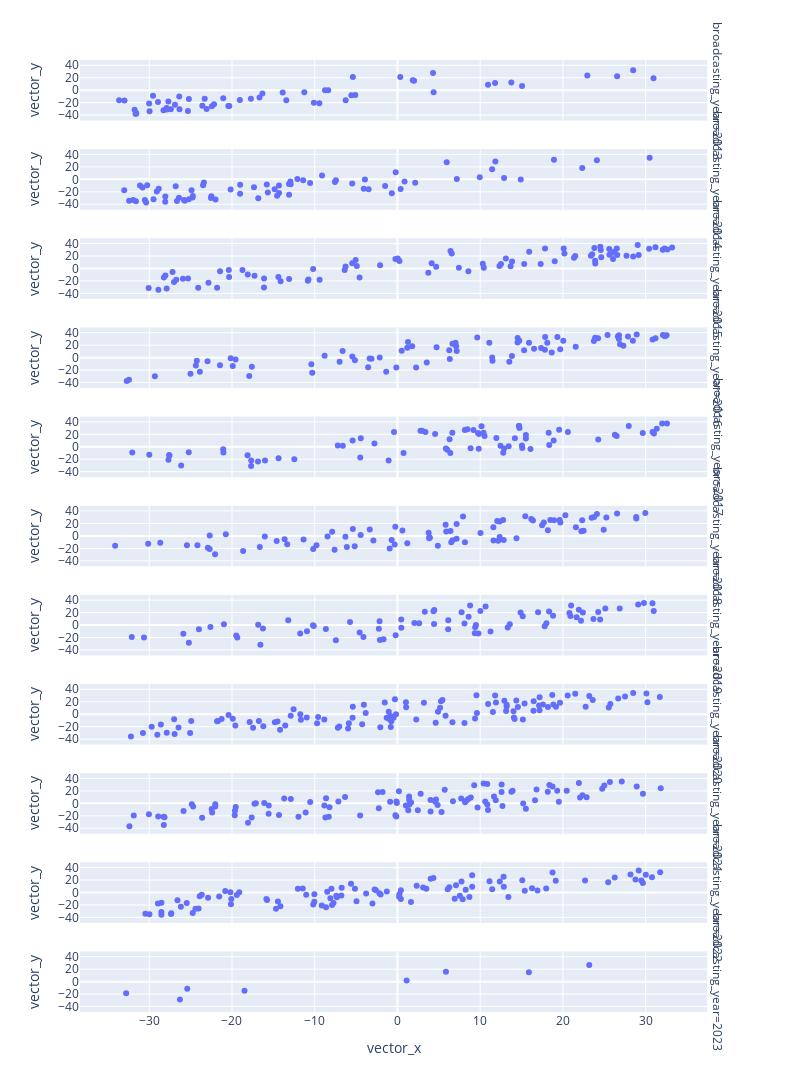

Here is the notebook cell this chart was saved with:
### Code cell
df = px.data.tips()
fig = px.scatter(stories_df_merged, x='vector_x', y='vector_y', hover_data=["index", "title"], facet_row="broadcasting_year", width=800, height=2000)
fig.show()

### Figure 1 — Plotly figure (JSON) as saved in the notebook; plotly's stock layout.template omitted (floating-point values rounded to 4 significant figures; data arrays with more than 128 entries replaced by an {"elided": "..."} marker saying what was removed)
{"data": [{"customdata": [["0325", "「映画ドラえもん のび太の新魔界大冒険～７人の魔法使い～」"], ["0326", "「ばくはつコショウ」"], ["0326", "「何が何でもお花見を」"], ["0327", "「やりクリしてハワイ旅行」"], ["0327", "「しずかちゃんのはごろも」"], ["0328", "「ひるねは天国で」"], ["0328", "「どくさいスイッチ」"], ["0329", "「インスタントママ」"], ["0329", "「狙われたジャイアン」"], ["0330", "「脱出！ 恐怖の骨川ハウス」"], ["0330", "「さとりヘルメット」"], ["0331", "「イエコプター」"], ["0331", "「しずかちゃんの最悪な誕生日」"], ["0332", "「朱にまじわれ棒」"], ["0332", "「ジャイアンがパンダ」"], ["0333", "「おみやげフロシキ」"], ["0333", "「最強！黒おびのび太」"], ["0334", "「ジャイアンの引退コンサート」"], ["0334", "「ユメかんとくいす」"], ["0335", "「あべこべ世界ミラー」"], ["0335", "「のび太の秘密トンネル」"], ["0336", "「ひっこし地図でおひっこし」"], ["0336", "「かがみでコマーシャル」"], ["0337", "「なんでもアイス棒」"], ["0337", "「決心コンクリート」"], ["0338", "「さよならボクのそうじ機」"], ["0338", "「真夏の夜の大航海」"], ["0338", "「ダイスキンドリンク」"], ["0339", "「深海サイクリング」"], ["0339", "「のび太のドッキリビデオ」"], ["0340", "「花火を育てよう！」"], ["0340", "「分身ハンマー」"], ["0341", "「オバケと暮らした夏休み」"], ["0341", "「カチンカチンライト」"], ["0342", "「のび太の夏祭り大作戦！」"], ["0342", "「サハラ砂漠で勉強はできない」"], ["0343", "「のび太エネルギーの使い方」"], ["0343", "「はなバルーンで大空に」"], ["0344", "「真夜中の巨大ドラたぬき」"], ["0345", "「にんげん機関車」"], ["0345", "「箱庭で松たけがり」"], ["0346", "「ハロウィンって何の日？」"], ["0346", "「味見スプーン」"], ["0347", "「マジックハンドでやりたい放題」"], ["0347", "「ゴルゴンの首」"], ["0348", "「ヤキイモの気持ち」"], ["0348", "「すい星がギンギラギン」"], ["0349", "「のび太ｖｓ武蔵　巌流島ちょっと前の戦い」"], ["0350", "「ドラえもんに落書き」"], ["0350", "「燃えよ！ドラミのスケート特訓」"], ["0350", "「タイムマシンがなくなった！！」"], ["0351", "「ケガワリング」"], ["0351", "「クリスマスきらきら大作戦」"], ["0352", "「エイコーノトビラ」"], ["0352", "「おだてジョーズ」"], ["0352", "「雪山のロマンス」"]], "hovertemplate": "broadcasting_year=2013<br>vector_x=%{x}<br>vector_y=%{y}<br>index=%{customdata[0]}<br>title=%{customdata[1]}<extra></extra>", "legendgroup": "", "marker": {"color": "#636efa", "symbol": "circle"}, "mode": "markers", "name": "", "orientation": "v", "showlegend": false, "type": "scatter", "x": [4.296, -31.58, -31.77, -31.58, -20.45, -27.87, -29.55, -27.69, -28.28, -22.43, -31.66, 22.95, -21.06, -23.06, -29.96, -27.39, -20.33, -5.093, -30.01, -26.34, 13.76, -9.441, -27.9, -26.38, -10.1, -13.44, -28.95, -25.33, -16.33, -25.21, 4.368, -6.264, -32.99, -5.573, -13.87, -17.71, -11.26, -16.67, 28.49, -19.05, 15.06, -8.377, 0.3399, -23.58, 2.004, -26.9, -22.17, 26.55, -23.3, 10.95, 1.85, -5.389, 11.8, -33.64, -8.757, 30.95], "xaxis": "x11", "y": [27.68, -36.72, -31.56, -37.6, -25.21, -30.89, -8.88, -17.99, -32.23, -25.87, -37.87, 23.56, -12.75, -30.31, -33.68, -30.61, -25.44, -7.852, -21.28, -30.75, 12.51, -20.98, -28.7, -10.26, -20.21, -16.04, -18.89, -33.34, -5.344, -13.97, -3.295, -16.23, -16.56, -7.993, -3.709, -13.74, -3.109, -11.85, 31.85, -15.66, 6.66, 0.02631, 21.0, -24.99, 15.37, -23.4, -22.49, 22.31, -13.54, 8.731, 16.13, 21.02, 11.75, -16.16, -0.2603, 19.23], "yaxis": "y11"}, {"customdata": {"elided": "70x2 str values"}, "hovertemplate": "broadcasting_year=2014<br>vector_x=%{x}<br>vector_y=%{y}<br>index=%{customdata[0]}<br>title=%{customdata[1]}<extra></extra>", "legendgroup": "", "marker": {"color": "#636efa", "symbol": "circle"}, "mode": "markers", "name": "", "orientation": "v", "showlegend": false, "type": "scatter", "x": [18.92, -31.61, -5.473, -22.49, -26.41, -23.4, -25.8, -25.22, -15.79, -24.77, -31.95, -13.1, -9.118, -31.12, -14.85, -26.65, 0.3847, 14.9, -33.03, -7.445, -0.6803, -12.94, -26.81, -32.43, -20.16, 12.88, -11.4, -21.99, -28.85, -19.02, -1.49, -23.49, 9.946, -30.53, 7.172, 0.8551, -30.81, -12.1, -13.11, -30.37, -25.7, -14.32, -29.48, -7.558, 30.48, -24.73, 11.83, -12.91, 2.142, 22.34, -19.02, -16.82, -29.09, -24.89, -0.2119, -14.55, -10.56, -17.34, -28.07, -30.25, 5.948, -22.54, -3.932, -4.077, -15.67, 11.44, 24.11, -14.31, -3.488, -28.06], "xaxis": "x10", "y": [31.45, -35.04, -6.808, -26.99, -29.53, -5.189, -32.95, -31.77, -8.433, -29.19, -33.04, -24.81, 6.007, -9.862, -15.82, -34.83, -15.36, -0.3947, -17.55, -1.468, -22.44, -3.645, -11.11, -34.33, -16.41, 2.263, -1.586, -32.25, -15.03, -23.22, -10.84, -9.41, 3.302, -33.03, 0.5067, -3.378, -12.96, 0.4084, -7.61, -37.07, -34.35, -9.815, -32.03, -4.082, 34.83, -26.9, 28.73, -8.016, -5.29, 18.38, -8.798, -30.34, -19.69, -17.55, 11.43, -26.4, -6.021, -12.62, -36.01, -9.586, 27.64, -29.99, -0.4023, -15.19, -21.07, 16.1, 30.77, -21.96, -16.05, -27.7], "yaxis": "y10"}, {"customdata": {"elided": "86x2 str values"}, "hovertemplate": "broadcasting_year=2015<br>vector_x=%{x}<br>vector_y=%{y}<br>index=%{customdata[0]}<br>title=%{customdata[1]}<extra></extra>", "legendgroup": "", "marker": {"color": "#636efa", "symbol": "circle"}, "mode": "markers", "name": "", "orientation": "v", "showlegend": false, "type": "scatter", "x": [-22.84, -18.1, 3.728, 32.63, 26.08, -21.44, -14.39, 10.44, -27.9, 10.31, -30.07, -27.01, 26.23, -20.35, 26.57, -16.13, 15.32, 8.571, -0.2459, -2.097, 13.68, -6.274, -20.39, -25.31, 23.38, 13.85, 17.84, 23.9, 29.04, -21.8, -5.473, 6.409, 27.68, 25.6, -6.379, 33.19, 29.16, 21.49, 20.09, -4.581, 30.42, 21.34, -10.76, 24.57, 32.29, 25.62, 24.52, -26.74, -24.08, -9.412, 32.07, -28.9, 31.18, 23.8, 6.56, -14.12, -10.83, 4.134, 4.68, -10.19, -5.054, 12.51, 7.423, 23.91, -28.05, 19.01, 12.33, 13.1, -13.1, 24.63, 26.06, -25.93, -16.13, 0.2436, -28.23, -4.914, 28.49, 0.03269, 15.92, -18.73, -27.18, -17.28, 20.18, 23.54, 17.31, 26.51], "xaxis": "x9", "y": [-22.88, -9.837, -6.767, 30.32, 25.28, -4.335, -13.6, 1.113, -32.08, 7.518, -31.28, -21.57, 26.91, -13.49, 21.65, -16.19, 7.121, -4.3, 15.3, 5.267, 3.651, 3.092, -2.597, -16.12, 20.58, 11.34, 32.24, 12.3, 37.6, -31.04, 8.506, 27.97, 20.28, 31.47, -2.238, 33.64, 21.68, 20.14, 32.2, -14.36, 31.75, 17.25, -17.81, 29.77, 32.16, 21.99, 34.74, -17.94, -30.96, -18.06, 30.14, -33.96, 33.92, 33.0, 24.0, -20.38, -19.71, 8.286, 2.889, -1.019, 13.53, 7.072, 1.084, 7.921, -11.44, 11.68, 3.996, 15.85, -16.71, 18.0, 15.3, -16.4, -30.64, 11.94, -14.37, 4.12, 19.35, 16.18, 26.93, -2.484, -5.447, -11.57, 23.91, 22.73, 7.236, 31.93], "yaxis": "y9"}, {"customdata": {"elided": "78x2 str values"}, "hovertemplate": "broadcasting_year=2016<br>vector_x=%{x}<br>vector_y=%{y}<br>index=%{customdata[0]}<br>title=%{customdata[1]}<extra></extra>", "legendgroup": "", "marker": {"color": "#636efa", "symbol": "circle"}, "mode": "markers", "name": "", "orientation": "v", "showlegend": false, "type": "scatter", "x": [19.33, -3.366, 4.727, -25.01, 15.89, 14.53, 0.5135, -23.88, 27.31, 32.52, -17.6, -17.92, -8.804, -22.95, -10.3, -2.144, 14.51, -24.25, 32.09, -5.457, 26.91, 21.54, 2.253, 17.36, -29.32, 6.328, 13.84, -10.41, 15.31, 28.46, 26.64, 3.54, 30.84, 16.51, 11.1, 26.77, 23.89, 17.82, 25.39, 31.19, 28.92, -20.16, 27.87, 23.74, 32.33, 24.25, -21.45, 9.641, 19.67, -1.362, -0.1401, 7.024, 20.04, -32.45, 11.45, 1.272, -19.91, 14.72, 18.65, 18.11, -3.544, 7.093, 13.52, -5.142, 1.181, 6.652, 26.78, 7.159, -6.991, 1.777, 11.49, 17.85, -24.37, -3.135, 6.258, -6.629, -32.72, -19.56], "xaxis": "x8", "y": [32.93, -1.537, 16.53, -25.67, 24.04, 31.54, 10.97, -22.49, 19.12, 35.87, -14.8, -29.59, 2.93, -5.823, -24.2, 0.0299, 24.14, -4.82, 36.27, 1.654, 21.37, 17.58, -15.78, 15.43, -29.97, -2.011, 2.506, -10.8, 12.05, 26.91, 33.98, -7.929, 29.04, 14.2, 23.79, 29.95, 31.99, 12.75, 36.31, 31.29, 37.09, -0.7845, 34.1, 26.8, 34.21, 31.04, -12.35, 32.49, 13.57, -22.5, -15.85, 24.02, 27.06, -35.54, 0.3273, 25.29, -13.28, 27.16, 8.313, 23.95, -15.57, 18.28, -6.458, -4.141, 15.93, 22.2, 36.03, 10.58, -6.725, 18.14, -5.147, 33.24, -12.6, -1.97, 11.76, 10.61, -37.38, -3.176], "yaxis": "y8"}, {"customdata": {"elided": "73x2 str values"}, "hovertemplate": "broadcasting_year=2017<br>vector_x=%{x}<br>vector_y=%{y}<br>index=%{customdata[0]}<br>title=%{customdata[1]}<extra></extra>", "legendgroup": "", "marker": {"color": "#636efa", "symbol": "circle"}, "mode": "markers", "name": "", "orientation": "v", "showlegend": false, "type": "scatter", "x": [-25.23, -26.14, -1.071, -17.67, 31.0, 9.854, 6.636, -27.68, -12.46, -21.04, -18.11, 6.39, -6.604, 3.384, 15.52, 2.785, -16.86, 12.88, -21.07, 11.95, 8.146, -7.216, -5.422, 8.843, 2.965, -0.4176, 15.08, 26.49, 13.44, 9.821, -4.494, 14.69, -14.37, 16.08, -29.99, 8.467, 18.27, 12.78, 6.027, 31.34, 18.34, 6.299, 14.68, 24.26, 31.99, 5.855, 4.55, -4.431, 29.65, 32.57, -2.781, 26.28, 14.75, -16.01, -17.69, 27.96, 0.7362, 20.6, 10.52, 15.04, 10.16, 30.84, 9.184, 18.88, 10.41, 9.726, 12.45, 15.52, -27.56, 19.54, -27.6, -32.05, 14.19], "xaxis": "x7", "y": [-8.826, -29.94, -22.06, -22.16, 21.16, 20.51, 22.43, -20.97, -19.82, -9.154, -13.6, -9.789, 1.469, 23.63, 13.19, 25.71, -23.79, -2.74, -4.103, 13.92, 26.92, 2.11, 10.1, -2.312, 25.7, 23.91, -1.886, 17.32, 0.8249, -3.302, -17.11, 33.52, -18.58, -3.649, -12.72, 27.94, 22.64, -9.622, -4.719, 28.77, 2.782, 12.17, 33.48, 11.73, 37.36, -2.871, 20.57, 13.67, 22.05, 37.52, 5.42, 19.46, 30.13, -21.83, -30.77, 33.25, -10.05, 23.72, 17.28, 1.857, 32.98, 23.77, 26.81, 10.07, 22.65, 21.98, 1.608, 18.82, -14.05, 27.29, -13.32, -9.033, 13.54], "yaxis": "y7"}, {"customdata": {"elided": "83x2 str values"}, "hovertemplate": "broadcasting_year=2018<br>vector_x=%{x}<br>vector_y=%{y}<br>index=%{customdata[0]}<br>title=%{customdata[1]}<extra></extra>", "legendgroup": "", "marker": {"color": "#636efa", "symbol": "circle"}, "mode": "markers", "name": "", "orientation": "v", "showlegend": false, "type": "scatter", "x": [21.57, 16.17, 5.892, 25.25, 15.45, -3.349, 22.5, -0.9414, 12.84, -7.894, 18.18, 7.923, 7.149, 19.68, -2.911, 22.22, -16.64, 14.39, -30.13, 3.854, 17.69, -22.7, -10.19, 3.912, -20.74, 11.61, -6.116, -18.66, 8.153, -25.44, 3.833, -9.788, -7.6, -0.7026, -24.18, -5.169, -13.64, -16.03, 3.768, 18.93, -6.29, 12.35, 19.61, 4.882, 16.37, 12.77, -8.453, -22.69, 1.187, 12.18, -13.32, -22.92, -0.3387, -22.04, 12.06, 0.5993, 7.147, 29.96, 24.93, -28.67, 26.54, -0.2563, 24.11, 6.408, -5.393, 11.59, 28.86, 23.47, -34.13, 20.29, 10.04, -11.35, 18.47, 28.87, 17.48, 12.35, 22.33, -4.445, 6.502, -14.6, 5.818, 23.77, 6.664], "xaxis": "x6", "y": [13.93, 27.22, 7.172, 29.37, 31.69, 10.35, 8.236, -20.17, -6.741, 6.854, 9.23, 31.07, 19.25, 21.65, -7.464, 7.57, -17.77, -3.685, -12.52, -2.015, 21.43, 0.7604, -21.04, -3.047, 2.873, -7.277, -17.78, -24.29, -10.01, -15.12, -3.635, -15.17, -22.15, -6.507, -14.92, -16.7, -5.174, -0.8617, 5.135, 25.12, -1.166, 22.96, 25.56, -15.67, 24.84, 25.52, -1.066, -20.9, -11.69, -7.566, -13.45, -18.82, -13.69, -29.28, 23.87, 8.762, -4.591, 36.83, 9.928, -10.88, 35.99, 14.9, 35.09, 8.051, 11.14, 14.11, 30.52, 29.27, -15.74, 33.31, 4.839, -5.779, 25.71, 27.78, 17.19, -1.88, 25.21, 1.487, -10.18, -8.344, 17.8, 30.41, -6.888], "yaxis": "y6"}, {"customdata": [["0548", "「ランプのけむりオバケ」"], ["0548", "「ジャイアンシチュー」"], ["0549", "「ポケットの中のぴょん太」"], ["0549", "「平和アンテナ」"], ["0550", "「フェスティバルーン」"], ["0550", "「ホカホカ雪で雪合戦」"], ["0551", "「熱血応援マイク」"], ["0551", "「オモイコミン」"], ["0552", "「ドラかぐや、月に帰る！？」"], ["0552", "「おおかみ男クリーム」"], ["0553", "「映画ドラえもん のび太の宝島」"], ["0554", "「タイムふろしき」"], ["0554", "「ニセ宇宙人」"], ["0555", "「化石大発見！」"], ["0555", "「布団にのってふわふわり」"], ["0556", "「ゆめの町、ノビタランド」"], ["0556", "「ドラえもんをのぞいちゃえ！」"], ["0557", "「ダジャレーランド」"], ["0557", "「無敵！コンチュー丹」"], ["0558", "「タタミのたんぼ」"], ["0558", "「未来からの買い物」"], ["0559", "「のび太のおいしい食べ方」"], ["0559", "「お料理ワッペン」"], ["0560", "「しつけキャンディー」"], ["0560", "「人間味調味料」"], ["0561", "「トランポリンゲン」"], ["0561", "「シャボン玉宅配便」"], ["0562", "「ネアンデルタール人を救え」"], ["0562", "「のび太もたまには考える」"], ["0563", "「大スタージャイアン！？」"], ["0563", "「恐怖のディナーショー」"], ["0564", "「ガワラオニ」"], ["0564", "「チョージャワラシベ」"], ["0565", "「本人ビデオでほめられたい」"], ["0565", "「ホ、ホ、ホタル来い」"], ["0566", "「わたがし雲メーカー」"], ["0566", "「ねがい七夕ロケット」"], ["0567", "「イロガラドラえもん」"], ["0567", "「海に入らず海底を散歩する方法」"], ["0567", "「２２世紀で夏休み」"], ["0568", "「大パニック！のび太のヒマワリ日記」"], ["0568", "「けん銃王コンテスト」"], ["0569", "「ゾクゾク！？学校の七不思議」"], ["0569", "「人食いハウス」"], ["0570", "「立体パズルハンマー」"], ["0570", "「サンタイン」"], ["0571", "「恐怖のたたりチンキ」"], ["0571", "「レプリコッコ花火」"], ["0572", ["「未来の迷宮（ラビリンス） おかし城（キャッスル）」", "「謎のピラミッド！？エジプト大冒険」"]], ["0573", "「ねこっかぶり」"], ["0573", "「強～いイシ」"], ["0574", "「ドラえもんがいっぱい」"], ["0574", "「アルマジロン」"], ["0575", "「変身レプリンター」"], ["0575", "「ツバメののび太」"], ["0576", "「落とし物つりぼり」"], ["0576", "「強いペットがほしい」"], ["0577", "「へやいっぱいの大どらやき」"], ["0577", "「ドラドラスパイ大作戦」"], ["0578", "「ヴェルサイユのママ」"], ["0578", "「動物型にげだし錠」"], ["0579", "「ウルトラリング」"], ["0579", "「いろいろソーダセット」"], ["0580", "「ピクニックで先をこせ」"], ["0580", "「かがみのない世界」"], ["0581", "「多目的お守りは責任感が強い」"], ["0581", "「野比家、夢の温泉旅行」"], ["0582", "「捜査ごっこセット」"], ["0582", "「イースター島のモアイ」"], ["0583", "「タイムワープでプレゼントを」"], ["0583", "「クリスマスに雪を」"], ["0584", "「ネズミ年だよ！ドラえもん」"], ["0584", "「出てくる出てくるお年玉」"]], "hovertemplate": "broadcasting_year=2019<br>vector_x=%{x}<br>vector_y=%{y}<br>index=%{customdata[0]}<br>title=%{customdata[1]}<extra></extra>", "legendgroup": "", "marker": {"color": "#636efa", "symbol": "circle"}, "mode": "markers", "name": "", "orientation": "v", "showlegend": false, "type": "scatter", "x": [3.305, -11.76, -19.48, -4.112, 20.78, -24.0, 17.79, 30.97, 22.18, -10.11, -13.2, 9.347, 9.396, -20.98, 10.65, 29.1, 18.8, -16.56, -2.163, 9.484, 24.26, 20.91, -16.83, 4.45, 15.14, 8.105, 18.0, -25.88, 18.32, -8.65, 0.4556, -0.219, -1.681, -30.64, -5.734, -7.447, 2.044, -10.21, 4.354, -4.569, 10.02, -2.249, 0.4651, 21.65, 24.5, -10.94, 8.784, 11.25, 30.82, 7.75, -19.36, -22.61, -2.122, 6.143, 4.424, -25.21, -32.11, -16.25, 13.58, 20.99, 13.32, 8.6, 29.79, 26.86, 9.785, 25.12, 17.0, 21.92, 14.88, 23.69, 2.62, 6.128, 22.41], "xaxis": "x5", "y": [21.21, -13.62, -16.59, -19.12, 19.22, -6.55, -1.975, 22.46, 6.856, -1.678, 7.531, -13.23, -3.507, 1.102, 29.71, 32.89, 14.76, -31.41, 6.065, 0.03186, 20.95, 14.48, 0.2942, 23.99, 14.13, 2.3, 2.843, -14.0, 21.69, -6.255, 8.792, -16.19, -22.95, -20.06, 4.746, -24.44, 3.337, -0.3807, 22.05, -11.89, 22.37, -5.979, -4.45, 12.71, 9.083, -9.881, 31.29, -10.35, 34.91, 20.47, -20.04, -3.181, -23.9, 7.712, 1.843, -28.29, -19.2, -5.376, 1.197, 31.37, -4.099, 13.3, 35.55, 26.63, -13.56, 26.58, 20.47, 24.4, 20.33, 9.574, 2.805, -6.541, 20.12], "yaxis": "y5"}, {"customdata": {"elided": "107x2 str values"}, "hovertemplate": "broadcasting_year=2020<br>vector_x=%{x}<br>vector_y=%{y}<br>index=%{customdata[0]}<br>title=%{customdata[1]}<extra></extra>", "legendgroup": "", "marker": {"color": "#636efa", "symbol": "circle"}, "mode": "markers", "name": "", "orientation": "v", "showlegend": false, "type": "scatter", "x": [30.09, -14.82, -0.1757, -11.67, 23.18, 4.621, -19.59, 14.03, -5.875, 8.099, -17.86, 21.49, 11.54, 9.376, 30.21, 14.07, -24.93, 23.6, 2.269, 25.73, -29.71, -32.22, 17.59, 9.547, 31.71, -12.9, 14.56, 18.19, 17.12, 18.71, -10.97, 16.44, 15.16, 16.46, -26.93, 10.96, -14.5, 1.049, -5.965, -7.204, 17.17, -26.46, -21.81, 11.8, -7.036, 22.74, -19.9, -1.533, -0.3083, 5.147, -16.21, 13.2, 25.54, -1.011, -0.8064, -16.75, -13.56, -17.45, -25.06, -11.74, 28.49, -26.99, 6.644, -8.841, -14.19, -21.7, -9.591, 18.84, -5.397, 27.51, 13.13, 26.68, 15.36, 14.36, -0.4677, 9.605, -1.304, -2.072, -4.063, 5.433, 13.2, -30.76, -0.8591, 19.16, 14.16, 3.196, 1.024, 17.18, -28.6, 11.9, -0.7393, -21.25, -12.56, -3.839, 12.92, 5.814, -1.055, 20.57, 5.261, -5.425, -27.88, -4.265, -9.711, 4.896, -20.41, 19.65, -29.02], "xaxis": "x4", "y": [33.12, -12.78, -0.1271, -8.826, 29.12, -13.62, -17.98, 4.885, -14.61, -13.93, -12.44, 33.0, 3.383, -6.95, 19.36, -5.188, -11.07, 22.93, -8.625, 16.34, -20.27, -35.65, 15.39, 30.42, 27.48, -2.555, 11.74, 11.69, 13.76, 30.66, -5.278, 5.659, -8.349, 20.61, -31.94, 16.39, -11.81, 11.24, -22.98, -21.59, 6.271, -21.47, -11.26, 29.87, -19.64, 11.77, -7.286, 18.95, 24.03, 10.34, -19.33, 15.04, 10.82, -7.842, -20.5, -10.79, -17.98, -21.6, -30.22, 0.1029, 33.85, -8.161, -12.82, -8.684, -25.1, -10.81, -4.69, 15.43, 11.8, 28.29, 5.186, 25.25, 17.22, 21.84, -5.812, 1.75, -5.808, -20.94, 15.05, 22.68, 12.51, -30.17, -2.834, 12.01, -7.863, 18.23, 19.19, 27.15, -16.46, 18.68, -11.5, -7.725, 8.013, 1.891, 21.66, -2.37, 4.125, 30.0, 20.85, -5.595, -29.64, -16.06, -14.33, 3.914, -1.457, 18.57, -33.04], "yaxis": "y4"}, {"customdata": {"elided": "104x2 str values"}, "hovertemplate": "broadcasting_year=2021<br>vector_x=%{x}<br>vector_y=%{y}<br>index=%{customdata[0]}<br>title=%{customdata[1]}<extra></extra>", "legendgroup": "", "marker": {"color": "#636efa", "symbol": "circle"}, "mode": "markers", "name": "", "orientation": "v", "showlegend": false, "type": "scatter", "x": [-8.214, -30.04, -28.24, 22.06, -19.64, 5.33, -1.8, 4.002, 18.17, -6.335, 0.1732, -16.11, -8.71, -8.836, 4.563, 1.414, 24.75, 12.59, 11.88, -15.57, 28.92, 25.68, 7.7, 29.67, -0.8857, 2.46, 12.69, 5.712, 10.41, -2.253, -4.51, -8.627, 18.74, -31.87, 10.85, 22.86, 2.803, 22.36, 8.563, -22.45, -10.55, 18.36, 8.864, -17.62, 20.46, -14.31, -11.09, -22.02, 1.409, -0.1447, -25.85, 15.19, 4.855, 19.51, 11.67, 16.63, -7.145, 6.705, -2.347, -19.55, 25.0, -0.244, 4.659, -22.02, 1.019, -11.96, 19.31, -23.61, -8.299, 27.11, -17.29, 9.681, 16.81, 10.94, -18.07, -19.67, -13.69, 9.275, 10.61, -22.4, 31.82, 13.77, -28.26, -24.7, 3.993, 8.173, 1.305, 10.86, 21.93, -12.89, -17.11, 13.92, -28.92, 12.58, -32.4, -0.1268, 15.52, -15.56, -28.15, 1.643, -0.07491, 1.411, -24.86, 8.346], "xaxis": "x3", "y": [-6.186, -17.61, -34.62, 9.414, -11.74, -13.89, 18.09, -13.14, 18.72, 10.07, 19.34, 0.5727, -22.67, -3.616, 2.741, 5.559, 23.42, 30.35, 5.148, -16.64, 26.97, 34.27, 7.599, 15.26, 2.487, -11.21, -4.171, 21.65, 31.78, -7.862, -19.4, 8.106, 27.15, -19.51, 31.17, 9.667, 15.41, 12.93, 6.972, -9.166, 2.158, 29.59, 9.285, -22.83, 20.4, -18.53, -14.58, -1.61, 10.78, -21.16, -12.23, -0.2786, -2.568, 2.597, 11.0, 4.921, 2.782, 3.4, 17.78, -5.828, 28.53, -19.17, 6.351, -5.031, -3.409, -21.43, 20.02, -23.02, -21.46, 35.08, -0.5017, -6.489, 22.31, -10.55, -31.18, -19.13, 7.699, 29.04, 3.105, -14.73, 24.37, 18.65, -21.57, -5.21, 5.218, 1.705, -10.95, -1.702, 32.78, 6.961, 0.2433, 20.14, -21.16, 18.23, -36.69, 2.752, -8.558, -3.334, -22.53, 1.414, 0.3955, -2.185, -1.371, 4.386], "yaxis": "y3"}, {"customdata": {"elided": "101x2 str values"}, "hovertemplate": "broadcasting_year=2022<br>vector_x=%{x}<br>vector_y=%{y}<br>index=%{customdata[0]}<br>title=%{customdata[1]}<extra></extra>", "legendgroup": "", "marker": {"color": "#636efa", "symbol": "circle"}, "mode": "markers", "name": "", "orientation": "v", "showlegend": false, "type": "scatter", "x": [16.92, -26.18, -15.84, 6.075, -24.75, -23.66, -1.286, 12.37, -14.68, -8.633, 30.02, -8.49, -27.36, -30.47, -6.784, 1.632, -14.45, 28.17, 13.41, -28.53, 17.97, -28.95, 11.45, -10.04, 9.028, -24.42, -7.327, 30.76, -21.55, -14.14, 26.26, 8.696, -3.021, 18.74, 15.39, -23.9, -29.98, -7.983, -4.953, -20.08, 28.77, 0.2359, -28.53, -8.106, 0.4152, 19.13, -12.04, 29.66, -26.59, 29.48, -22.89, 7.744, -6.745, -10.05, -20.19, 25.47, 11.13, -25.47, 9.028, -7.733, -19.42, -28.53, 16.27, -24.04, 29.16, 31.75, 12.86, -2.188, 6.917, -27.33, 3.495, 8.248, -9.151, -2.035, -20.12, 7.078, 7.536, 6.261, 15.09, -5.137, 22.67, -7.392, -19.12, -5.613, -7.907, -11.03, -10.18, -2.756, 0.409, -2.613, 4.346, -11.44, -3.787, -15.77, 2.322, 12.83, 0.1994, -20.81, 7.887, 3.101, 4.014], "xaxis": "x2", "y": [3.332, -23.0, -10.51, 5.373, -32.92, -3.505, 1.632, 17.55, -26.02, -23.76, 28.48, 1.223, -34.55, -33.96, -4.73, -15.43, -14.48, 29.04, -7.228, -16.48, 6.276, -17.7, 5.33, -2.704, 27.54, -26.09, -7.703, 24.47, -6.319, -22.1, 24.01, -7.145, -17.54, 32.19, 2.858, -6.008, -35.03, 5.973, -14.09, -10.47, 21.04, -2.896, -35.92, -9.123, 3.418, 18.76, 6.0, 15.32, -12.35, 19.4, -8.309, 17.59, 7.726, -14.9, 0.2718, 16.48, 17.92, -16.86, 9.385, -16.77, -4.134, -31.23, 6.745, -25.65, 35.13, 32.68, 9.102, -1.201, -10.16, -33.2, 6.164, 4.458, -20.82, -3.171, -19.02, 11.78, -5.146, 8.47, 19.5, 6.042, 19.37, -5.39, 0.4196, 13.88, -19.99, -3.442, -19.14, 4.673, -10.32, 3.616, 23.13, 6.555, -1.777, -12.08, 10.81, 25.07, -7.015, 2.204, -10.99, 7.836, 21.93], "yaxis": "y2"}, {"customdata": [["0740", "「宝さがしペーパー」"], ["0740", "「カッカホカホカ」"], ["0741", "「巨大ロボットで雪あそび！？」"], ["0741", "「夜空に輝くピザ・ギョーザ」"], ["0742", "「ありがたみわかり機」"], ["0742", "「のび泥棒をタイホせよ！」"], ["0743", "「鬼のパンツはいいパンツ？」"], ["0743", "「雪だるまが町にやってきた」"]], "hovertemplate": "broadcasting_year=2023<br>vector_x=%{x}<br>vector_y=%{y}<br>index=%{customdata[0]}<br>title=%{customdata[1]}<extra></extra>", "legendgroup": "", "marker": {"color": "#636efa", "symbol": "circle"}, "mode": "markers", "name": "", "orientation": "v", "showlegend": false, "type": "scatter", "x": [-18.49, 5.861, 1.104, -25.41, 23.18, 15.88, -32.79, -26.29], "xaxis": "x", "y": [-14.44, 16.02, 1.995, -11.61, 26.88, 15.19, -18.67, -28.6], "yaxis": "y"}], "layout": {"annotations": [{"font": {}, "showarrow": false, "text": "broadcasting_year=2023", "textangle": 90, "x": 0.98, "xanchor": "left", "xref": "paper", "y": 0.03182, "yanchor": "middle", "yref": "paper"}, {"font": {}, "showarrow": false, "text": "broadcasting_year=2022", "textangle": 90, "x": 0.98, "xanchor": "left", "xref": "paper", "y": 0.1255, "yanchor": "middle", "yref": "paper"}, {"font": {}, "showarrow": false, "text": "broadcasting_year=2021", "textangle": 90, "x": 0.98, "xanchor": "left", "xref": "paper", "y": 0.2191, "yanchor": "middle", "yref": "paper"}, {"font": {}, "showarrow": false, "text": "broadcasting_year=2020", "textangle": 90, "x": 0.98, "xanchor": "left", "xref": "paper", "y": 0.3127, "yanchor": "middle", "yref": "paper"}, {"font": {}, "showarrow": false, "text": "broadcasting_year=2019", "textangle": 90, "x": 0.98, "xanchor": "left", "xref": "paper", "y": 0.4064, "yanchor": "middle", "yref": "paper"}, {"font": {}, "showarrow": false, "text": "broadcasting_year=2018", "textangle": 90, "x": 0.98, "xanchor": "left", "xref": "paper", "y": 0.5, "yanchor": "middle", "yref": "paper"}, {"font": {}, "showarrow": false, "text": "broadcasting_year=2017", "textangle": 90, "x": 0.98, "xanchor": "left", "xref": "paper", "y": 0.5936, "yanchor": "middle", "yref": "paper"}, {"font": {}, "showarrow": false, "text": "broadcasting_year=2016", "textangle": 90, "x": 0.98, "xanchor": "left", "xref": "paper", "y": 0.6873, "yanchor": "middle", "yref": "paper"}, {"font": {}, "showarrow": false, "text": "broadcasting_year=2015", "textangle": 90, "x": 0.98, "xanchor": "left", "xref": "paper", "y": 0.7809, "yanchor": "middle", "yref": "paper"}, {"font": {}, "showarrow": false, "text": "broadcasting_year=2014", "textangle": 90, "x": 0.98, "xanchor": "left", "xref": "paper", "y": 0.8745, "yanchor": "middle", "yref": "paper"}, {"font": {}, "showarrow": false, "text": "broadcasting_year=2013", "textangle": 90, "x": 0.98, "xanchor": "left", "xref": "paper", "y": 0.9682, "yanchor": "middle", "yref": "paper"}], "height": 2000, "legend": {"tracegroupgap": 0}, "margin": {"t": 60}, "width": 800, "xaxis": {"anchor": "y", "domain": [0, 0.98], "title": {"text": "vector_x"}}, "xaxis10": {"anchor": "y10", "domain": [0, 0.98], "matches": "x", "showticklabels": false}, "xaxis11": {"anchor": "y11", "domain": [0, 0.98], "matches": "x", "showticklabels": false}, "xaxis2": {"anchor": "y2", "domain": [0, 0.98], "matches": "x", "showticklabels": false}, "xaxis3": {"anchor": "y3", "domain": [0, 0.98], "matches": "x", "showticklabels": false}, "xaxis4": {"anchor": "y4", "domain": [0, 0.98], "matches": "x", "showticklabels": false}, "xaxis5": {"anchor": "y5", "domain": [0, 0.98], "matches": "x", "showticklabels": false}, "xaxis6": {"anchor": "y6", "domain": [0, 0.98], "matches": "x", "showticklabels": false}, "xaxis7": {"anchor": "y7", "domain": [0, 0.98], "matches": "x", "showticklabels": false}, "xaxis8": {"anchor": "y8", "domain": [0, 0.98], "matches": "x", "showticklabels": false}, "xaxis9": {"anchor": "y9", "domain": [0, 0.98], "matches": "x", "showticklabels": false}, "yaxis": {"anchor": "x", "domain": [0, 0.06364], "title": {"text": "vector_y"}}, "yaxis10": {"anchor": "x10", "domain": [0.8427, 0.9064], "matches": "y", "title": {"text": "vector_y"}}, "yaxis11": {"anchor": "x11", "domain": [0.9364, 1.0], "matches": "y", "title": {"text": "vector_y"}}, "yaxis2": {"anchor": "x2", "domain": [0.09364, 0.1573], "matches": "y", "title": {"text": "vector_y"}}, "yaxis3": {"anchor": "x3", "domain": [0.1873, 0.2509], "matches": "y", "title": {"text": "vector_y"}}, "yaxis4": {"anchor": "x4", "domain": [0.2809, 0.3445], "matches": "y", "title": {"text": "vector_y"}}, "yaxis5": {"anchor": "x5", "domain": [0.3745, 0.4382], "matches": "y", "title": {"text": "vector_y"}}, "yaxis6": {"anchor": "x6", "domain": [0.4682, 0.5318], "matches": "y", "title": {"text": "vector_y"}}, "yaxis7": {"anchor": "x7", "domain": [0.5618, 0.6255], "matches": "y", "title": {"text": "vector_y"}}, "yaxis8": {"anchor": "x8", "domain": [0.6555, 0.7191], "matches": "y", "title": {"text": "vector_y"}}, "yaxis9": {"anchor": "x9", "domain": [0.7491, 0.8127], "matches": "y", "title": {"text": "vector_y"}}}}
